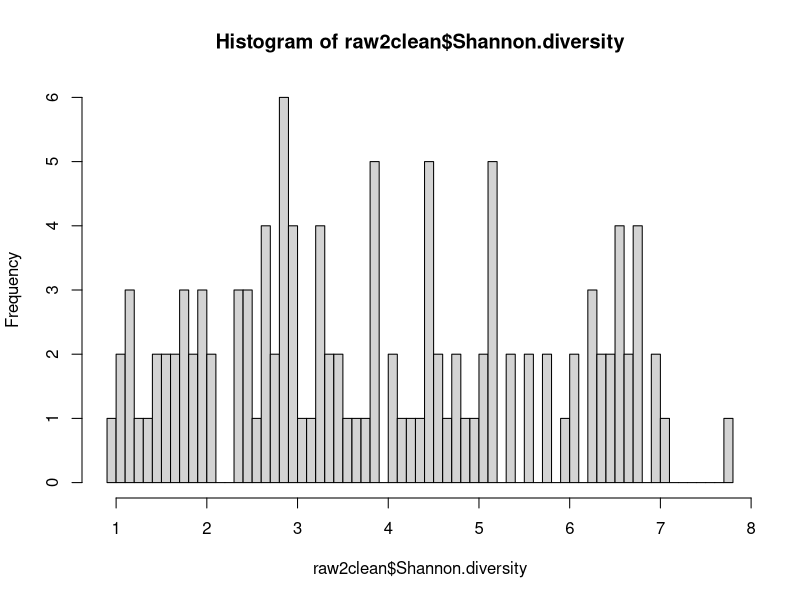

The R source for this figure: (Note: this script raises an error after producing the figure.)
# Assessment 1: Probiotics and synbiotics
# Investigation 2

##### EXPLORATORY DATA ANALYSIS #####

# Read in raw data file
raw2 <- read.table("Experiment2_data_set 29 .txt")

# Check structure
str(raw2) # As expected, 120 obs of 3 variables, coded
# as Probiotic: Factor w/ 2 levels "No", "Yes",
# Diet: Factor w/ 2 levels "Highfibre", "Normal"
# and "Shannon.diversity": num. Further checking
# to follow:

# Describe variables in relation to present study,
# and sanity-check raw data:

# RESPONSE VARIABLE, continuous (num):
# Participants' microbial diversity was measured by
# calculating the Shannon diversity index in six stool 
# samples and taking a mean.
# View all data points and check length
raw2$Shannon.diversity # All numbers recorded to 2dp
# One negative value! This shouldn't be possible.

# I will remove the observation with a negative Shannon
# diversity score as I cannot infer a correct value
install.packages("dplyr")
library(dplyr)

raw2clean <- raw2 %>%
  filter(Shannon.diversity>0)

length(raw2clean$Shannon.diversity) # 119 as expected
raw2clean$Shannon.diversity # All numbers recorded to 2dp
range(raw2clean$Shannon.diversity) # No negative values
# Range 0.93-7.79

# Have a quick look at the distribution of Shannon
# diversity means:
hist(raw2clean$Shannon.diversity,breaks=50) # Almost a 
# positively skewed norm dist but an additiona, medium 
# sized peak at around 6-7

# EXPLANATORY VARIABLE 1, factor, 2 levels:
# Participants were either given a probiotic or not.
# This is indicated in the raw data file as factor
# "Probiotic" which has two levels "No" and "Yes".
# View all data points, levels and check length
raw2clean$Probiotic # Two levels, looks good
length(raw2clean$Probiotic) # 119 as expected after
# removal. Check whether 59 and 60 obs for each level:
plot(raw2clean$Probiotic) # Yes, 59 and 60 

# EXPLANATORY VARIABLE 2, factor, 2 levels:
# Participants were either on a high fibre diet or not
# This is indicated in the raw data file as factor
# "Diet" which has two levels "Highfibre" and "Normal".
# View all data points, levels and check length
raw2clean$Diet # Two levels, looks good
length(raw2clean$Diet) # 119 as expected
# Check whether 59 and 60 obs for each level:
plot(raw2clean$Diet) # Yes, 59 and 60

# Compare response variable to each explanatory variable:
boxplot(raw2clean$Shannon.diversity~raw2clean$Probiotic)
# Two slightly skewed normal distributions. 
# Negative skew for ProbioticNo, positive skew for
# ProbioticYes. There was a higher Shannon diversity for 
# participants who took the probiotic

boxplot(raw2clean$Shannon.diversity~raw2clean$Diet)
# Two normal distributions. There was a higher Shannon
# diversity for participants with the high fibre diet

# Check that ProbioticYes and ProbioticNo were evenly
# distributed between HighfibreYes and HighfibreNO

str(raw2clean %>%
      filter(Diet=="Highfibre",Probiotic=="Yes"))  
# 30 obs

str(raw2clean %>%
      filter(Diet=="Normal",Probiotic=="Yes"))  
# 30 obs

str(raw2clean %>%
      filter(Diet=="Highfibre",Probiotic=="No"))  
# 29 obs, not 30, due to removal of erroneous obs

str(raw2clean %>%
      filter(Diet=="Normal",Probiotic=="No"))  
# 30 obs

# Boxplot for each sub-group
boxplot(raw2clean$Shannon.diversity~raw2clean$Probiotic*
          raw2clean$Diet)
# All roughly norm dist. ProbioticYes gives much higher 
# Shannon diversity than ProbioticNo. DietHighfibre 
# gives noticeably higher Shannon diversity than
# DietNormal.
# Possible evidence of synergy between the two.

##### CHOICE OF MODEL #####

# As the data appears to roughly follow a normal
# distribution, the response variable is continuous,
# and there are two explanatory variables, both of
# which are factors, use two-way ANOVA

# Fit model. Include interaction term in first attempt.
# Use lm() function
ANOVA_2_1 <- lm(raw2clean$Shannon.diversity~
                  raw2clean$Probiotic*raw2clean$Diet)
# Also use aov() function to allow post hoc Tukey test
ANOVA_2_2 <- aov(raw2clean$Shannon.diversity~
                   raw2clean$Probiotic*raw2clean$Diet)
# Object naming format:
# Model type ANOVA
# 2 = Dataset 2
# 1 = First attempt at fitting a model

# Look at diagnostic plots:
plot(ANOVA_2_1) # Residuals vs Fitted: variance looks equal
# QQ plot looks good
# No influential outliers according to Cook's distance

# Look at distribution of errors as histogram
hist(ANOVA_2_1$residuals) # Fairly normal

# Check whether interaction term is significant

# Look at summary table from lm object to:
# Check whether interaction terms is significant
# get group means 
# get F statistic:
summary(ANOVA_2_1)

# Interaction term is significant
# p-value is <0.001
# Minimum adequate model has been reached
# Retain main effects terms in model, but don't report 

# "Intercept" must be "DietHighfibre:ProbioticNo". 
# "DietHighfibre:ProbioticNo" Group mean = 2.8069
# "DietHighfibre:ProbioticYes": Group mean = 6.2757 = 2.8069+3.4688
# "DietNormal:ProbioticNo": Group mean = 2.1047 = 2.8069+-0.7022
# "DietNormal:ProbioticYes": Group mean = 4.4391 = 2.8069+-1.1344+3.4688+-0.7022

# Double check means using dplyr:

raw2means <- raw2clean %>%
  filter(Diet=="Highfibre",Probiotic=="No")%>%
  summarize(DietHi_ProNo=mean(Shannon.diversity))
# 2.807 - Correct

raw2means[2] <- raw2clean %>%
  filter(Diet=="Highfibre",Probiotic=="Yes")%>%
  summarize(DietHi_ProYes=mean(Shannon.diversity))
# 6.276 - Correct

raw2means[3] <- raw2clean %>%
  filter(Diet=="Normal",Probiotic=="No")%>%
  summarize(DietNorm_ProNo=mean(Shannon.diversity))
# 2.105 - Correct

raw2means[4] <- raw2clean %>%
  filter(Diet=="Normal",Probiotic=="Yes")%>%
  summarize(DietNorm_ProYes=mean(Shannon.diversity))
# 4.439 - Correct

# Get F value for interaction term
drop1(ANOVA_2_1,test="F") # F=15.287

# Run post-hoc Tukey test to look for significant
# differences in group means
TukeyHSD(ANOVA_2_2)
# Results:
#                               diff       lwr        upr     p adj
# Yes:Highfibre-No:Highfibre  3.4687701  2.931626  4.0059142 0.0000000
# No:Normal-No:Highfibre     -0.7022299 -1.239374 -0.1650858 0.0049332
# Yes:Normal-No:Highfibre     1.6321034  1.094959  2.1692475 0.0000000
# No:Normal-Yes:Highfibre    -4.1710000 -4.703573 -3.6384275 0.0000000
# Yes:Normal-Yes:Highfibre   -1.8366667 -2.369239 -1.3040941 0.0000000
# Yes:Normal-No:Normal        2.3343333  1.801761  2.8669059 0.0000000

# All pairwise comparisons between group means show
# significant differences

# Participants on probiotics and a high fibre diet
# have a Shannon score...
### ... 3.47 units higher than those WITHOUT probiotics
### but who are on a high fibre diet
### ... 4.17 units higher than those WITHOUT probiotics
### and who are NOT on a high fibre diet
### ... 1.84 units higher than those on probiotics
### but who are NOT on a high fibre diet

# In order to have a high Shannon score, take probiotics
# and follow a high fibre diet, but the probiotic has
# a larger effect

##### PLOT GENERATION #####
# Draw an interaction plot to show differences in
# group means

interaction.plot(raw2clean$Diet,raw2clean$Probiotic,
                 raw2clean$Shannon.diversity,
                 type="b",trace.label="Treatment",
                 xlab="Diet",
                 ylab="Group mean for mean Shannon diversity",
                 lty=1,
                 col=c("red","royalblue"),
                 pch=c(18,18),
                 ylim=c(1,7))

# Add group means to plot
text(x=1,y=2.8069+0.2,labels="2.81")
text(x=1,y=6.2757+0.2,labels="6.28")
text(x=2,y=4.439+0.2,labels="4.44")
text(x=2,y=2.1047+0.2,labels="2.10")

# Draw group mean bar plot with asterisks
library(ggplot2)
install.packages("ggpubr")
library(ggpubr)

# Make "Groups" column for "toplot" dataframe
Groups <- c(rep("Hi,Yes",30),rep("Nor,Yes",30),rep("Hi,No",29),rep("Nor,No",30))

# Create "toplot" dataframe:
# Combine Shannon diversity raw results with "Groups"
toplot <- data.frame(raw2clean$Shannon.diversity,Groups)

# Name columns of "toplot" dataframe
colnames(toplot) <- c("Mean_Shannon_diversity","Group")

# Define pariwise comparisons
my_comparisons = list( c("Hi,Yes", "Hi,No"), c("Nor,No", "Hi,No"), 
                       c("Nor,Yes", "Hi,No"), c("Nor,No", "Hi,Yes"),
                       c("Nor,Yes", "Hi,Yes"), c("Nor,Yes","Nor,No"))

# Plot boxplot with pairwise comparisons
ggboxplot(toplot, x = "Group", y ="Mean_Shannon_diversity")+ 
  stat_compare_means(comparisons = my_comparisons, 
                     label="p.signif",label.y = c(10, 11, 12, 13, 14, 15, 16))+
  stat_compare_means(label.y=18,method="anova")
